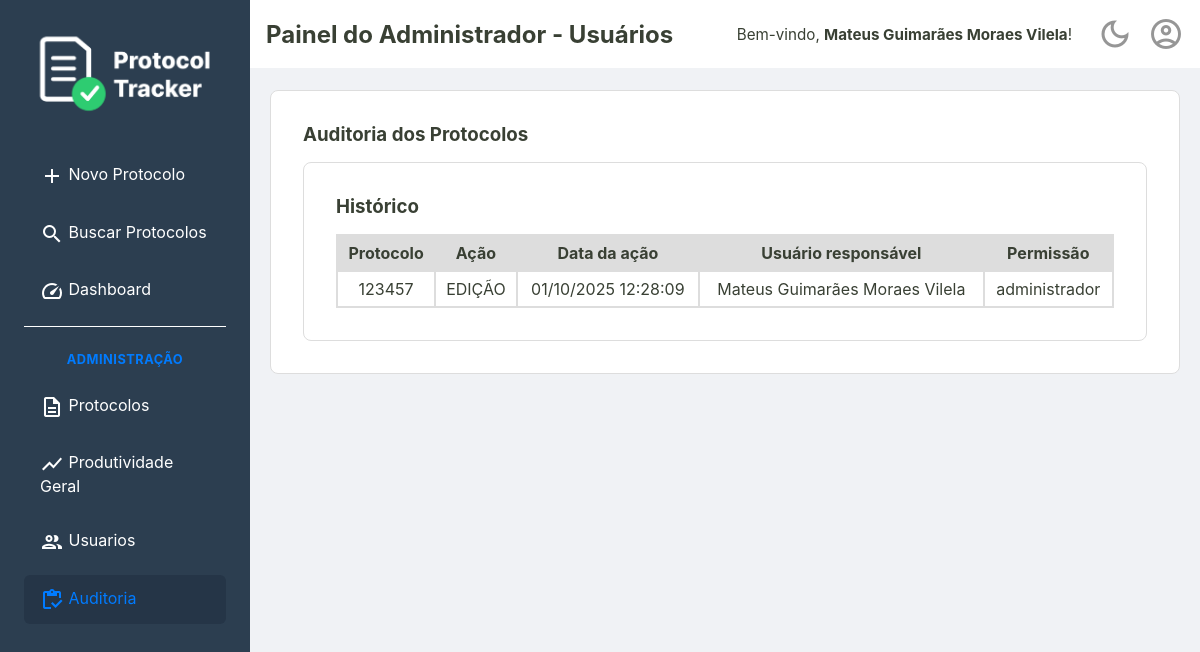
/admin/auditoria (signed in), run on an earlier commit of the app's database.
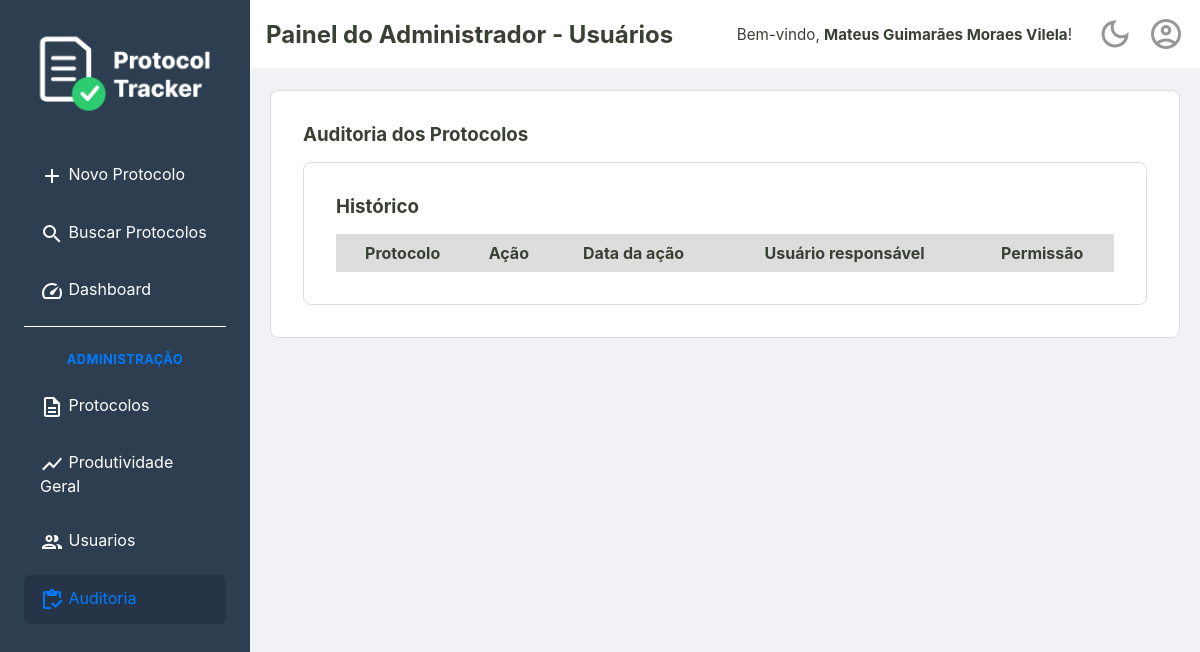
And on a later commit of the database.
### tables this page shows
CREATE TABLE protocolos_auditoria (
    id INTEGER PRIMARY KEY,
    protocolo_id TEXT NOT NULL,
    usuario_id INTEGER NOT NULL,
    numero_protocolo TEXT NOT NULL,
    acao TEXT NOT NULL,
    data_acao TEXT NOT NULL,
    FOREIGN KEY (protocolo_id) REFERENCES protocolos (id),
    FOREIGN KEY (usuario_id) REFERENCES usuarios (id)
  );

CREATE TABLE usuarios (
    id INTEGER PRIMARY KEY,
    nome TEXT NOT NULL,
    email TEXT NOT NULL UNIQUE,
    cpf TEXT NOT NULL UNIQUE,
    senha TEXT NOT NULL,
    permissao TEXT NOT NULL DEFAULT 'operador',
    criado_em TEXT NOT NULL,
    ativo INTEGER NOT NULL DEFAULT 1
  );

### src/Controller/AdminController.php (called while the page is built, shortened)
<?php
class AdminController {
    private ?Usuario $usuarioLogado = null;
    private bool $isAdmin = false;
    public function __construct(
        private UsuarioRepositoryInterface $usuarioRepositorio,
        private UsuarioService $usuarioService,
        private ProtocoloRepositorySqlInterface $protocoloRepositorio,
        private DashboardService $dashboardService,
        private AuditService $auditService
    ) {
        $idUsuario = $_SESSION['usuario_logado_id'] ?? null;
        if ($idUsuario) {
            $this->usuarioLogado = $this->usuarioRepositorio->buscaPorId($idUsuario);
        }
        if ($this->usuarioLogado && $this->usuarioLogado->permissao() === 'administrador') {
            $this->isAdmin = true;
        }
    }
    public function listaAuditoria()
    {
        try {
            $listaAuditoria = $this->auditService->listaAuditoria();
            require __DIR__ . '/../../templates/admin/auditoria.php';
        } catch (Exception $e) {
            $erro = $e->getMessage();
            $usuarioLogado = $this->usuarioLogado;
            $isAdmin = $this->isAdmin;
            require __DIR__ . '/../../templates/home.php';
        }
    }
}

### src/Repository/AuditRepository.php (called while the page is built, shortened)
<?php
final class AuditRepository implements AuditRepositoryInterface
{
    private PDO $connection;
    public function __construct(PDO $connection)
    {
        $this->connection = $connection;
    }
    public function listaAuditoria(): array
    {
        $sqlQuery = "SELECT audit.numero_protocolo, audit.acao, audit.data_acao, user.nome, user.permissao
        FROM protocolos_auditoria AS audit
        JOIN usuarios AS user
        ON audit.usuario_id = user.id
        ORDER BY numero_protocolo, data_acao;";
        $stmt = $this->connection->query($sqlQuery);
        return $stmt->fetchAll();
    }
}

### src/Service/AuditService.php (called while the page is built, shortened)
<?php
final class AuditService
{
    public function listaAuditoria(): array
    {
        return $this->repositorio->listaAuditoria();
    }
}

### templates/admin/auditoria.php (the view, shortened to what this page needs)
<?php require __DIR__ . '/../_partials/_header.php'; ?>
<div class="container-principal-busca">
    <div class="listagem-container">
        <h3>Auditoria dos Protocolos</h3>
        <section class="listagem-container">
            <h3>Histórico</h3>
            <table id="tabela-protocolos" class="protocolos-table">
                <thead>
                    <tr>
                        <th>Protocolo</th>
                        <th>Ação</th>
                        <th>Data da ação</th>
                        <th>Usuário responsável</th>
                        <th>Permissão</th>
                    </tr>
                </thead>
                <tbody>
                    <?php foreach ($listaAuditoria as $registro): ?>
                        <tr>
                            <td> <?= htmlspecialchars($registro['numero_protocolo']) ?> </td>
                            <td> <?= htmlspecialchars($registro['acao']) ?> </td>
                            <td> <?= (new DateTimeImmutable($registro['data_acao']))->format('d/m/Y H:i:s') ?> </td>
                            <td> <?= htmlspecialchars($registro['nome']) ?> </td>
                            <td> <?= htmlspecialchars($registro['permissao']) ?> </td>
                        </tr>
                    <?php endforeach; ?>
                </tbody>
            </table>
        </section>
    </div>
</div>
<?php require __DIR__ . '/../_partials/_footer.php'; ?>

What changed in the data, as far as the page shows it:
removed protocolos_auditoria: numero_protocolo "123457", acao "EDIÇÃO", data_acao "01/10/2025 12:28:09", usuario.nome "Mateus Guimarães Moraes Vilela", usuario.permissao "administrador"
